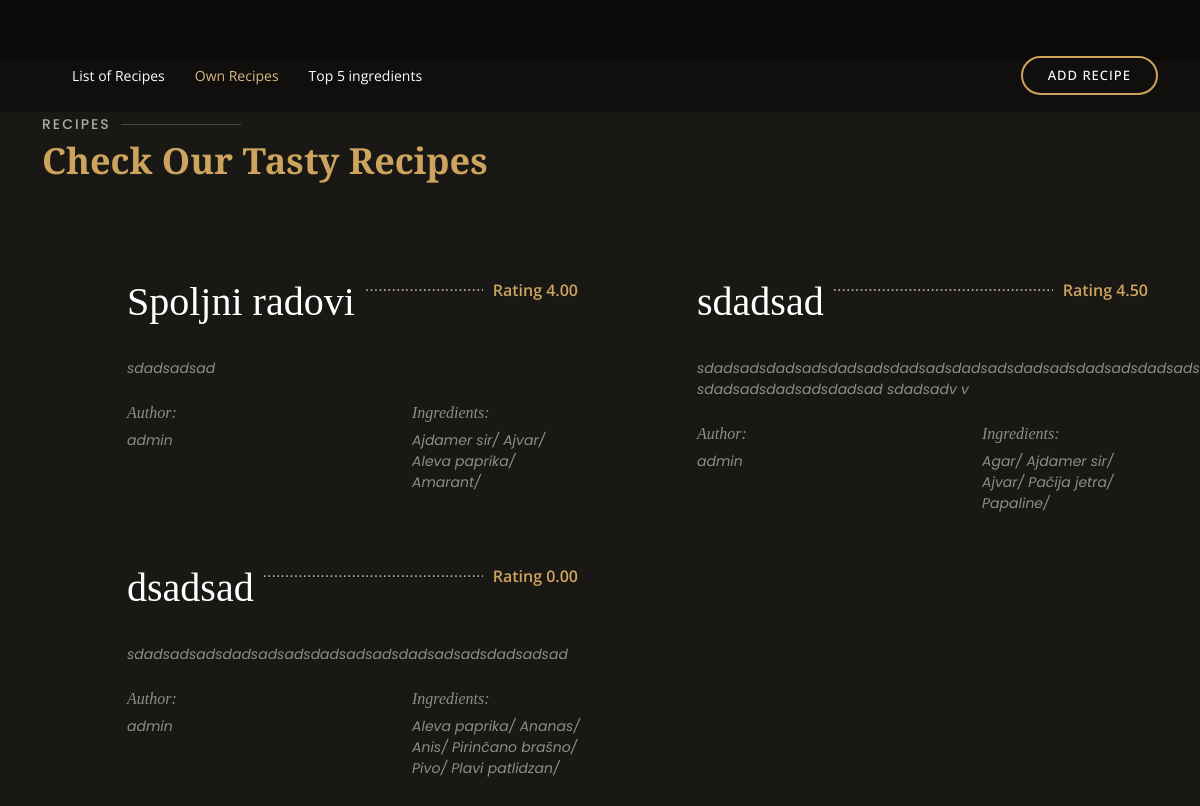
Page /recipes/own-list/ (signed in) on the earlier database version.
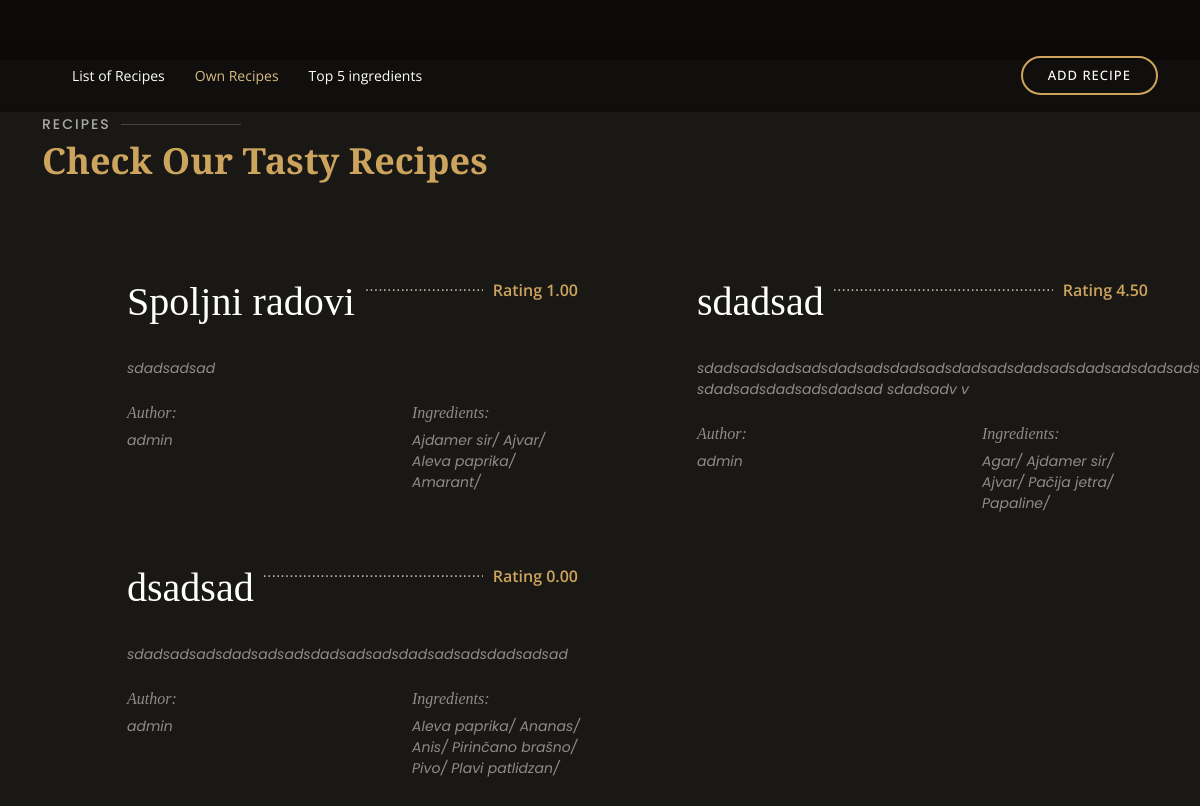
Same page on the later database version.
### recipes/models.py (models this page shows, shortened)
class Recipe(models.Model):
    name = models.CharField(max_length=255)
    recipe_text = models.TextField()
    ingredients = models.ManyToManyField(Ingredient)
    author = models.ForeignKey(User, on_delete=models.CASCADE)
    average_rating = models.DecimalField(default=0.0, max_digits=3, decimal_places=2)  # To store average rating
    total_ratings = models.PositiveIntegerField(default=0)

### user/models.py (models this page shows, shortened)
class User(AbstractUser):
    email = models.EmailField(unique=True)
    first_name = models.CharField(max_length=100)
    last_name = models.CharField(max_length=100)

### recipes/views.py (the view)
# urls.py: path('own-list/', own_recipe_list, name='own_recipe_list'),
@login_required
def own_recipe_list(request):
    user = request.user
    own_recipes = Recipe.objects.filter(author=user)
    return render(request, 'own_recipe_list.html', {'own_recipes': own_recipes})

### templates/own_recipe_list.html (shortened to what this page needs)
{% load static %}
<!DOCTYPE html>
<html lang="en">
<head>
    <link rel="stylesheet" type="text/css" href="{% static 'assets_list/vendor/bootstrap/css/bootstrap.min.css' %}">
    <link rel="stylesheet" type="text/css" href="{% static 'assets_list/css/style.css' %}">
</head>
<body>
<header id="header" class="fixed-top d-flex align-items-cente">
    <div class="container-fluid container-xl d-flex align-items-center justify-content-lg-between">
      <nav id="navbar" class="navbar order-last order-lg-0">
        <ul>
          <li><a class="nav-link scrollto" href="{% url 'recipe_list'%}">List of Recipes</a></li>
          <li><a class="nav-link scrollto active" href="{% url 'own_recipe_list' %}">Own Recipes</a></li>
          <li><a class="nav-link scrollto " href="{% url 'top_ingredients' %}">Top 5 ingredients</a></li>
        </ul>
      </nav>
        <a href="{% url 'create_recipe' %}" class="book-a-table-btn scrollto d-none d-lg-flex">Add Recipe</a>
    </div>
  </header>
<main id="main" style="padding-top:5%;">
    <section id="menu" class="menu section-bg" >
        <div class="container" data-aos="fade-up">
            <div class="section-title">
                <h2>Recipes</h2>
                <p>Check Our Tasty Recipes</p>
            </div>
            <div class="row menu-container" data-aos="fade-up" data-aos-delay="200">
                {% for recipe in own_recipes %}
                <div class="col-lg-6 menu-item filter-starters">
                    <div class="menu-content">
                        <a href="{% url 'recipe_detail' recipe_id=recipe.id %}"><h1>{{ recipe.name }}</h1></a><span>Rating {{ recipe.average_rating }}</span>
                    </div>
                    <div class="menu-ingredients">
                        {{ recipe.recipe_text }}
                    </div>
                    <div class="row">
                        <div class="col-lg-6">
                            <div class="menu-ingredients">
                                <h6> Author: </h6>
                                <span>  {{ recipe.author.username }}</span>
                            </div>
                        </div>
                        <div class="col-lg-6">
                            <div class="menu-ingredients">
                                <h6>Ingredients: </h6>
                                {% for ingredient in recipe.ingredients.all %}
                                <span> {{ ingredient.name }}/ </span>
                                {% endfor %}
                            </div>
                        </div>
                    </div>
                </div>
                {% endfor %}
            </div>
        </div>
    </section>
</main>
</body>
</html>

Differences in the rows shown:
changed Recipe "Spoljni radovi": average_rating "4.00" → "1.00"
